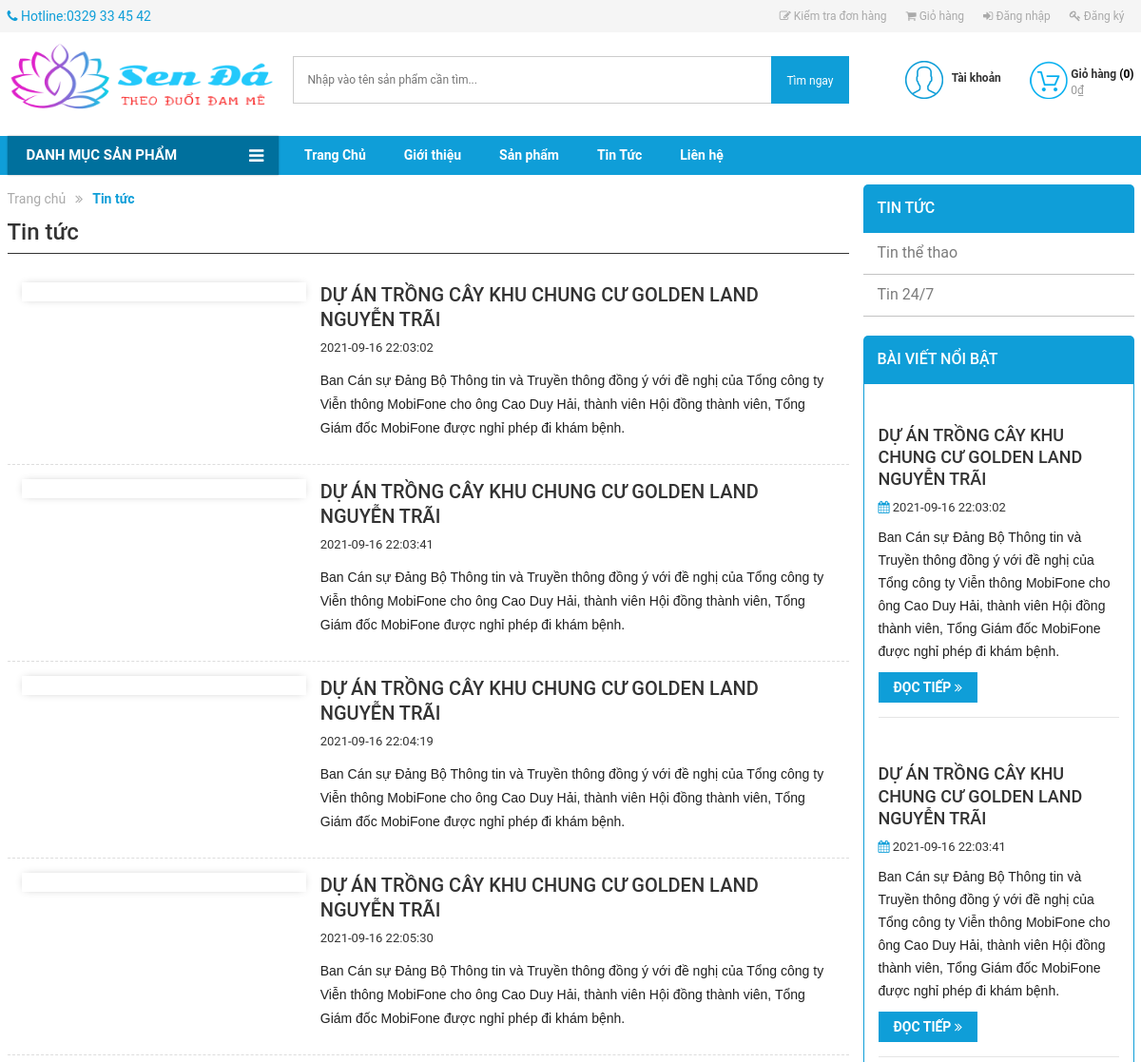
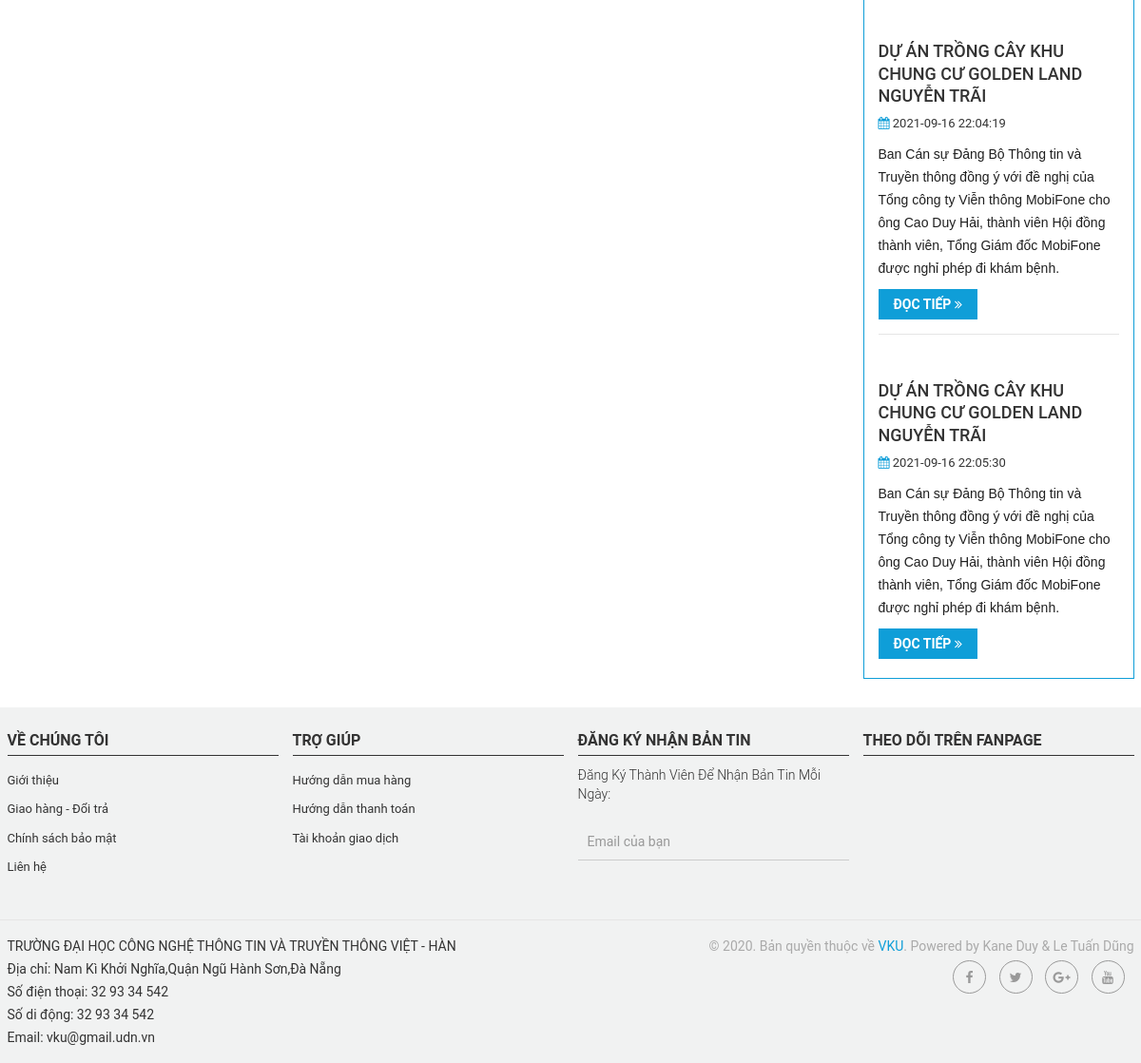
The page /?act=new on the database its author committed (2 pictures, top to bottom).
### tables this page shows
CREATE TABLE `logo` (
  `Id` int(11) NOT NULL,
  `image` varchar(255) NOT NULL,
  `width` varchar(255) NOT NULL,
  `height` varchar(255) NOT NULL,
  `TrangThai` int(11) NOT NULL
);

CREATE TABLE `menu` (
  `id` int(11) NOT NULL,
  `TenMenu` varchar(255) NOT NULL,
  `Link` varchar(255) NOT NULL,
  `NoiDung` longtext NOT NULL
);

CREATE TABLE `tintuc` (
  `id` int(11) NOT NULL,
  `title` varchar(255) NOT NULL,
  `image` varchar(255) NOT NULL,
  `tieude` longtext NOT NULL,
  `posts` longtext NOT NULL,
  `comments` varchar(30) NOT NULL,
  `date` datetime NOT NULL
);

CREATE TABLE `footer` (
  `Id` int(11) NOT NULL,
  `NoiDung` longtext NOT NULL,
  `TrangThai` int(11) NOT NULL
);

### Controllers/TinTucController.php (called while the page is built, shortened)
<?php
require_once("Models/tintuc.php");
class TinTucController{
	 var $tintuc_model;
    public function __construct()
    {
        $this->tintuc_model = new TinTuc();
    }
    function list2(){
          $data_all=$this->tintuc_model->detail_all();
        $data_menu=$this->tintuc_model->menu(0,5);
          $data_logo=$this->tintuc_model->logo();
         require_once('Views/index.php');
    }
}
 ?>

### Models/connection.php (called while the page is built, shortened)
<?php
    class connection{
        function __construct()
        {
            $severname ="localhost";
            $username ="root";
            $password ="";
            $db_name ="senda";
            $this->conn = new mysqli($severname,$username,$password,$db_name);
        }
    }
?>

### Models/model.php (called while the page is built, shortened)
<?php
require_once("connection.php");
class model
{
    var $conn;
    function __construct()
    {
        $conn_obj = new connection();
        $this->conn = $conn_obj->conn;
    }
    function danhmuc()
    {
        $query =  "SELECT * from DanhMuc ";
        require("result.php");
        return $data;
    }
    function chitietdanhmuc($id)
    {
        $query =  "SELECT d.TenDM as Ten, l.* FROM danhmuc as d, loaisanpham as l WHERE d.MaDM = l.MaDM and d.MaDM = $id";
        require("result.php");
        return $data;
    }
    function menu($a,$b){
        $query="SELECT * FROM menu limit $a,$b";
         require("result.php");
        return $data;
    }
   function logo(){
     $query =  "SELECT * from logo where TrangThai= 1 ";
        $result = $this->conn->query($query);
        return $result->fetch_assoc();
   }
}

### Models/result.php (called while the page is built, shortened)
<?php
$result = $this->conn->query($query);
$data = array();
while ($row = $result->fetch_assoc()) {
    $data[] = $row;
}
?>

### Models/tintuc.php (called while the page is built, shortened)
<?php
require_once("model.php");
class TinTuc extends Model
{
    function detail_all()
    {
        $query =  "SELECT * from tintuc";
         require("result.php");
       return $data;
    }
}

### Views/introduce/new.php (the view, shortened to what this page needs)
<div id="blog-template">
    <div class="main">
        <div class="container">
            <div class="row">
                <div class="col-md-9">
                    <div class="breadcrumb clearfix">
                        <ul>
                            <li itemtype="http://shema.org/Breadcrumb" itemscope="" class="home">
                                <a title="Đến trang chủ" href="/" itemprop="url"><span itemprop="title">Trang chủ</span></a>
                            </li>
                            <li class="icon-li"><strong>Tin tức</strong> </li>
                        </ul>
                    </div>
                    <div class="news-content">
                        <h1 title="tin tức" class="page-heading">
                            Tin tức
                        </h1>
                        <div class="blog_wrap">
                            <?php foreach ($data_all as $value) { ?>
                            <article class="blog_item clearfix">
                                <div class="blog_item_image text-center">
                                </div>
                                <div class="blog_item_content">
                                    <a href="?act=tintuc&id=<?=$value['id']?>" title="">
                                        <h2 title=""><?=$value['title']?></h2>
                                    </a>
                                    <p>
                                       <?=$value['date']?>
                                    </p>
                                    <div class="blog-content-short-description"><p><?=$value['tieude']?></p>
                                    </div>
                                </div>
                            </article>
                        <?php } ?>
                        </div>
                    </div>                    </div>
                    <div class="col-md-3">
                        <div id="blog_menu" class="sidebar_blogs content_menu">
                            <h3 title="danh mục blog" class="sidebar_title">Tin tức</h3>
                            <ul id='nav_blog_sidebar' class='nav_sidebar'><li><a href='#'>Tin thể thao</a></li>
                                <li><a href='#'>Tin 24/7</a></li>
                            </ul id='nav_blog_sidebar' class='nav_sidebar'>
                        </div>
                        <div class="sidebar_blogs">
                            <h3 title="bài viết mới" class="sidebar_title">
                                Bài viết nổi bật
                            </h3>
                            <div class="blog_content">
                                 <?php foreach ($data_all as $value) { ?>
                                <div class="article_item">
                                    <div class="article_img">
                                    </div>
                                    <div class="article_content clearfix">
                                        <div class="title">
                                            <h4><a href="?act=tintuc&id=<?=$value['id']?>" title=""><?=$value['title']?></a></h4>
                                        </div>
                                        <div class="article_meta">
                                            <div class="article_created">
                                                <i class="fa fa-calendar" aria-hidden="true"></i> <time datetime="<?=$value['date']?>"><?=$value['date']?></time>
                                            </div>
                                        </div>
                                        <div class="des">
                                            <p><?=$value['tieude']?></p>
                                        </div>
                                        <a class="readmore" href="?act=tintuc&id=<?=$value['id']?>">Đọc tiếp <i class="fa fa-angle-double-right" aria-hidden="true"></i></a>
                                    </div>
                                </div>
                                 <?php } ?>
                            </div>
                        </div>
                    </div>
                </div>
            </div>
        </div>
    </div>

### Views/header_footer/header.php (shortened to what this page needs)
      <div class="wrapper">
            <div class="header">
                <section class="top-link clearfix">
                    <div class="container">
                        <div class="row">
                            <div class="col-md-12">
                                <ul class="nav navbar-nav topmenu-contact pull-left">
                                    <li><i class="fa fa-phone"></i> <span>Hotline:0329 33 45 42</span></li>
                                </ul>
                                <ul class="nav navbar-nav navbar-right topmenu  hidden-xs hidden-sm">
                                    <?php if(isset($_SESSION['login'])) { ?>
                                     <li class="order-check"><a href="?act=checkorder"><i class="fa fa-pencil-square-o"></i> Kiểm tra đơn hàng</a></li>
                                     <li class="order-cart"><a href="?act=cart"><i class="fa fa-shopping-cart"></i> Giỏ hàng</a></li>
                                     <?php  if(isset($_SESSION['isLogin_Admin']) || isset($_SESSION['isLogin_Nhanvien'])){ ?>
                                     <li class="webmaster"><a href="admin/?mod=login"><i class="fa fa-gears"></i> Quản trị website</a></li>
                                      <?php } ?>
                                     <li class="account-info">
                                        <a href="?act=taikhoan&xuli=account">Chào <?=$_SESSION['login']['HoTen']?> </a>
                                        <a class="account-logout" id="btnLogOff" href="?act=taikhoan&xuli=dangxuat" title="">[Thoát] </a>
                                    </li>
                                <?php }
                                else{?>
                                     <li class="order-check"><a href="?act=checkorder"><i class="fa fa-pencil-square-o"></i> Kiểm tra đơn hàng</a></li>
                                    <li class="order-cart"><a href="?act=cart"><i class="fa fa-shopping-cart"></i> Giỏ hàng</a></li>
                                    <li class="account-login"><a href="?act=taikhoan"><i class="fa fa-sign-in"></i> Đăng nhập </a></li>
                                    <li class="account-register"><a href="?act=dangky"><i class="fa fa-key"></i> Đăng ký </a></li>
                                <?php }
                                    ?>
                                </ul>
                            </div>
                        </div>
                    </div>
                </section>
<header id="header">
    <div id="header_main">
        <div class="container">
            <div class="row">
                <div class="col-lg-3 col-md-3 col-sm-4 col-xs-8">
                    <h1 class="pull-left">
                        <a href="?act=home" class="logo" title="">
                            <img src="public/image/icon/<?=$data_logo['image']?>" style="width: <?=$data_logo['width']?>;height: <?=$data_logo['height']?>" alt="" title="">
                        </a>
                    </h1>
                </div>
                <div class="col-lg-6 col-md-5 col-sm-4 hidden-xs">
                    <div class="search_box">
                        <div class="search_wrapper">
                            <form action="?act=shop" method="POST">
                            <input type="text" placeholder="Nhập vào tên sản phẩm cần tìm..." name="keyword" class="index_input_search" id="txtsearch"  />
                            <button class="btn_search_submit btn " type="submit" id="btnsearch"><span>Tìm ngay</span></button>
                            </form>
                        </div>
                    </div>
                </div>
                <div class="col-lg-3 col-md-4 col-sm-4 col-xs-12">
                    <div class="cart_header">
                        <a href="?act=cart" title="Giỏ hàng">
                            <?php
                           $numberCart=0;
                            $thanhtien = 0;
                        ?>
                            <span class="cart_header_icon"></span>
                            <span class="box_text">
                                <strong class="cart_header_count">Giỏ hàng <span>(<span id="numberCart"><?=$numberCart?></span>)</span></strong>
                                <span class="cart_price"><?=number_format($thanhtien)?>₫</span>
                            </span>
                        </a>
                    </div>
                    <div class="user_login">
                        <div class="user_login_icon"></div>
                        <div class="box_text">
                            <strong>Tài khoản</strong>
                        </div>
                    </div>
                </div>
            </div>
        </div>
    </div>
</header>
    <nav class="navbar-main">
        <div id="mb_mainnav">
            <div class="container">
                <div class="row">
                    <div class="col-md-3 col-sm-12 col-xs-12 vertical_menu">
                        <div id="mb_verticle_menu" class="menu-quick-select">
                            <div class="title_block">
                                <span>Danh mục sản phẩm</span>
                            </div>
                    </div>
                </div>
                <nav class="col-md-9 col-sm-12 col-xs-12 p-l-0">
                    <ul class='menu nav navbar-nav menu_hori'>
                    <?php foreach ($data_menu as $value) { ?>
                            <li class="level0"><a class='' href='<?=$value['Link']?>'><span><?=$value['TenMenu']?></span></a></li>
                        <?php } ?>
                    </ul class='menu nav navbar-nav menu_hori'>
                </nav>
            </div>
        </div>
    </div>
</nav>
</div>

### rows shown on the page
logo: image (picture)
menu: TenMenu "Trang Chủ"
menu: TenMenu "Giới thiệu"
menu: TenMenu "Sản phẩm"
menu: TenMenu "Tin Tức"
menu: TenMenu "Liên hệ"
tintuc: title "DỰ ÁN TRỒNG CÂY KHU CHUNG CƯ GOLDEN LAND NGUYỄN TRÃI", date "2021-09-16 22:03:02", tieude "Ban Cán sự Đảng Bộ Thông tin và Truyền thông đồng ý với đề nghị của Tổng công ty Viễn thông MobiFone cho ông Cao Duy Hải, thành viên Hội đồng thành viên, Tổng Giám đốc MobiFone được nghỉ phép đi khám bệnh."
tintuc: title "DỰ ÁN TRỒNG CÂY KHU CHUNG CƯ GOLDEN LAND NGUYỄN TRÃI", date "2021-09-16 22:03:41", tieude "Ban Cán sự Đảng Bộ Thông tin và Truyền thông đồng ý với đề nghị của Tổng công ty Viễn thông MobiFone cho ông Cao Duy Hải, thành viên Hội đồng thành viên, Tổng Giám đốc MobiFone được nghỉ phép đi khám bệnh."
tintuc: title "DỰ ÁN TRỒNG CÂY KHU CHUNG CƯ GOLDEN LAND NGUYỄN TRÃI", date "2021-09-16 22:04:19", tieude "Ban Cán sự Đảng Bộ Thông tin và Truyền thông đồng ý với đề nghị của Tổng công ty Viễn thông MobiFone cho ông Cao Duy Hải, thành viên Hội đồng thành viên, Tổng Giám đốc MobiFone được nghỉ phép đi khám bệnh."
tintuc: title "DỰ ÁN TRỒNG CÂY KHU CHUNG CƯ GOLDEN LAND NGUYỄN TRÃI", date "2021-09-16 22:05:30", tieude "Ban Cán sự Đảng Bộ Thông tin và Truyền thông đồng ý với đề nghị của Tổng công ty Viễn thông MobiFone cho ông Cao Duy Hải, thành viên Hội đồng thành viên, Tổng Giám đốc MobiFone được nghỉ phép đi khám bệnh."

### other values the page prints
$numberCart "0"
$thanhtien "0"
